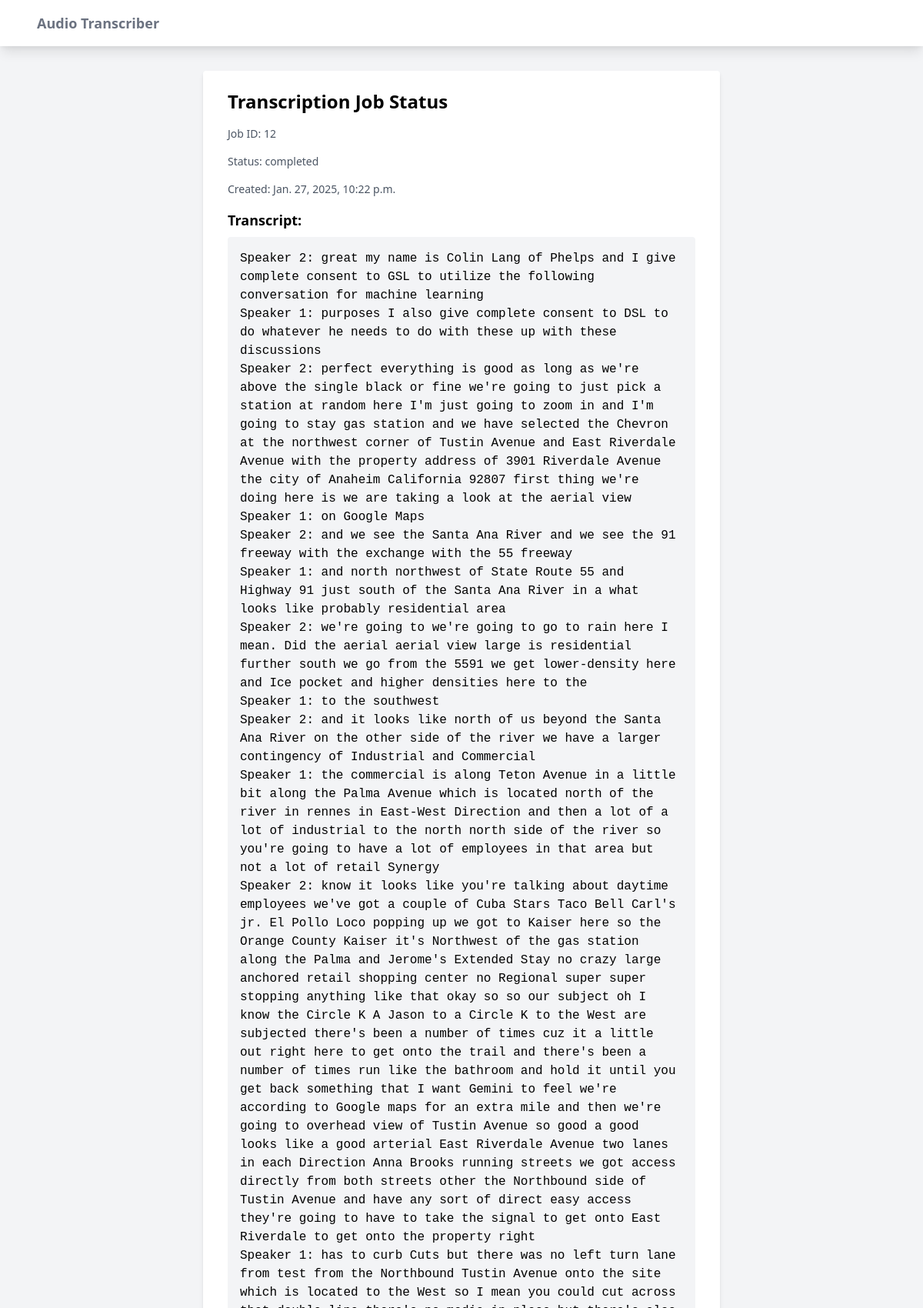
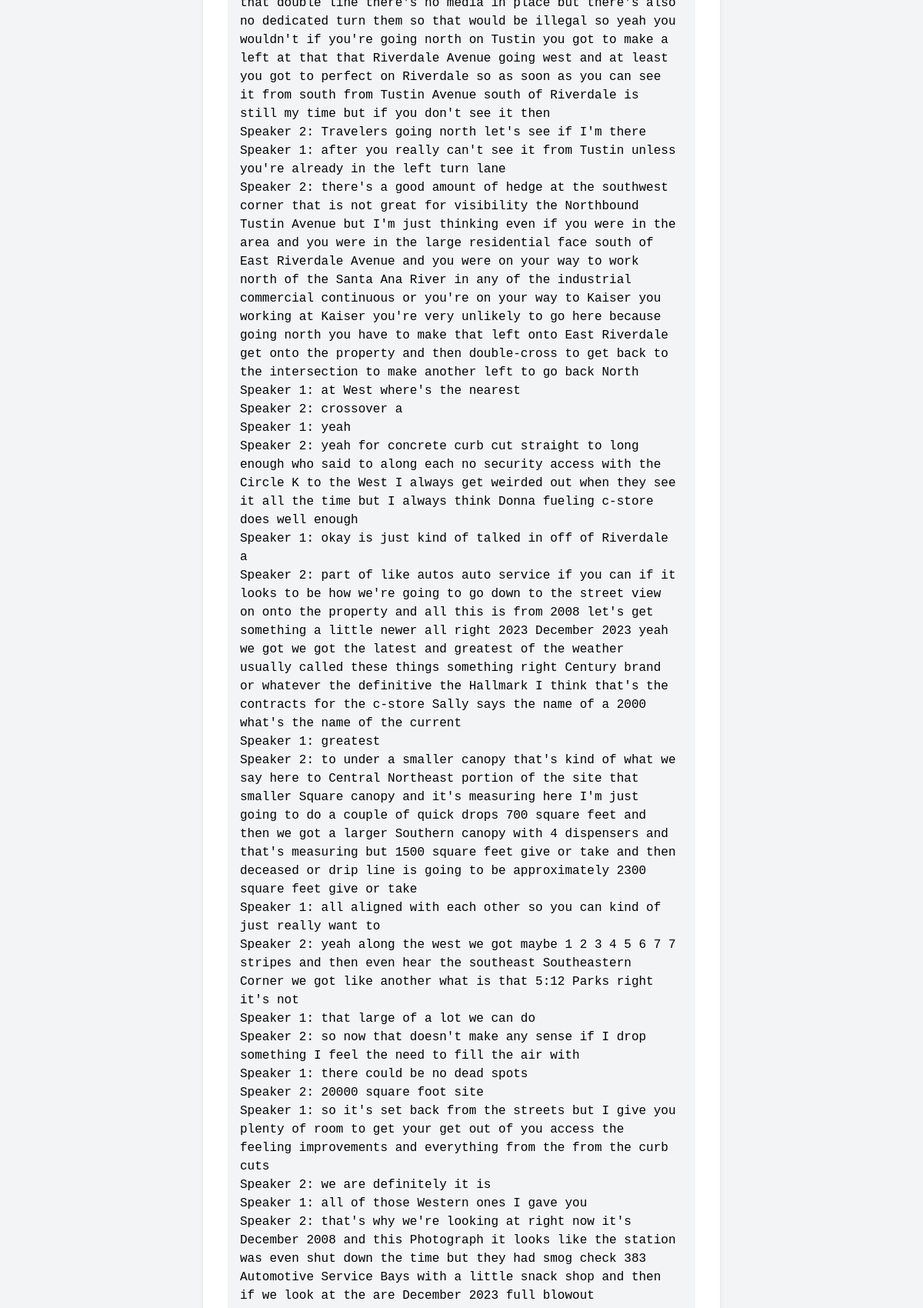
Page /job/12/ (upper part) on the committed database (2 pictures, top to bottom).
### transcriber/web/models.py (models this page shows, shortened)
class TranscriptionJob(models.Model):
    STATUS_CHOICES = [
        ('pending', 'Pending'),
        ('processing', 'Processing'),
        ('completed', 'Completed'),
        ('failed', 'Failed'),
    ]
    audio_file = models.FileField(upload_to='audio/')
    created_at = models.DateTimeField(default=timezone.now)
    status = models.CharField(max_length=20, choices=STATUS_CHOICES, default='pending')
    transcript = models.TextField(blank=True, null=True)
    error_message = models.TextField(blank=True, null=True)
    speaker_count = models.IntegerField(default=2)
    class Meta:
        ordering = ['-created_at']

### transcriber/web/views.py (the view)
# urls.py: path('job/<int:job_id>/', views.job_status, name='job_status'),
def job_status(request, job_id):
    job = get_object_or_404(TranscriptionJob, id=job_id)
    return render(request, 'web/job_status.html', {'job': job})

### transcriber/web/templates/web/job_status.html (shortened to what this page needs)
{% extends 'web/base.html' %}
{% block content %}
<div class="max-w-2xl mx-auto">
    <div class="bg-white shadow-md rounded px-8 pt-6 pb-8 mb-4">
        <h2 class="text-2xl font-bold mb-4">Transcription Job Status</h2>
        <div class="space-y-4">
            <p class="text-sm text-gray-600">Job ID: {{ job.id }}</p>
            <p class="text-sm text-gray-600">Status: <span id="job-status">{{ job.status }}</span></p>
            <p class="text-sm text-gray-600">Created: {{ job.created_at }}</p>
            <div id="content-area">
                {% if job.status == 'completed' %}
                    <div class="mt-4">
                        <h3 class="text-lg font-semibold mb-2">Transcript:</h3>
                        <div class="bg-gray-100 p-4 rounded">
                            <pre id="transcript" class="whitespace-pre-wrap">{{ job.transcript }}</pre>
                        </div>
                    </div>
                {% elif job.status == 'failed' %}
                    <div class="mt-4 text-red-500">
                        <h3 class="text-lg font-semibold mb-2">Error:</h3>
                        <p id="error">{{ job.error_message }}</p>
                    </div>
                {% endif %}
            </div>
        </div>
    </div>
</div>
{% endblock %}

### rows in the picture
TranscriptionJob: id "12", status "completed", created_at "Jan. 27, 2025, 10:22 p.m."
